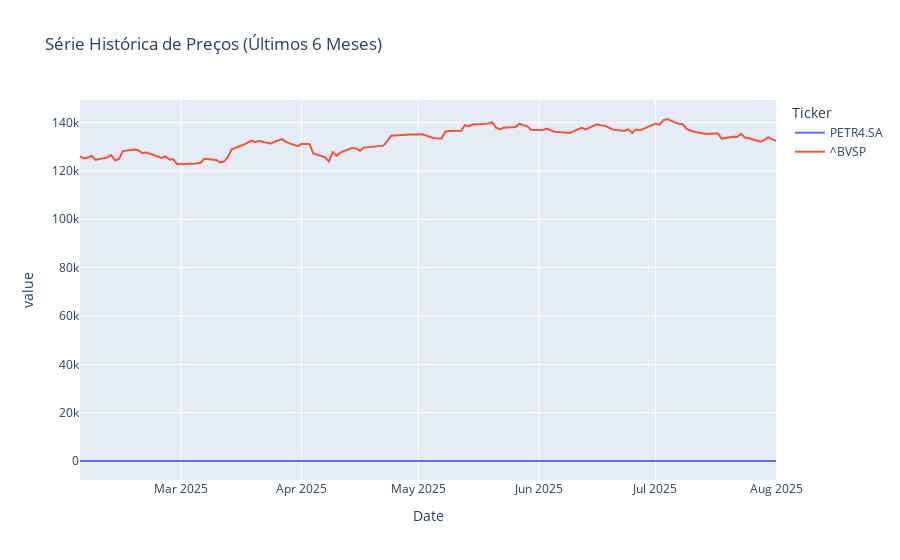

Notebook code for this chart:
### Code cell
# Gráfico da série histórica de preços
fig_precos = px.line(precos, title='Série Histórica de Preços (Últimos 6 Meses)')
fig_precos.show()
